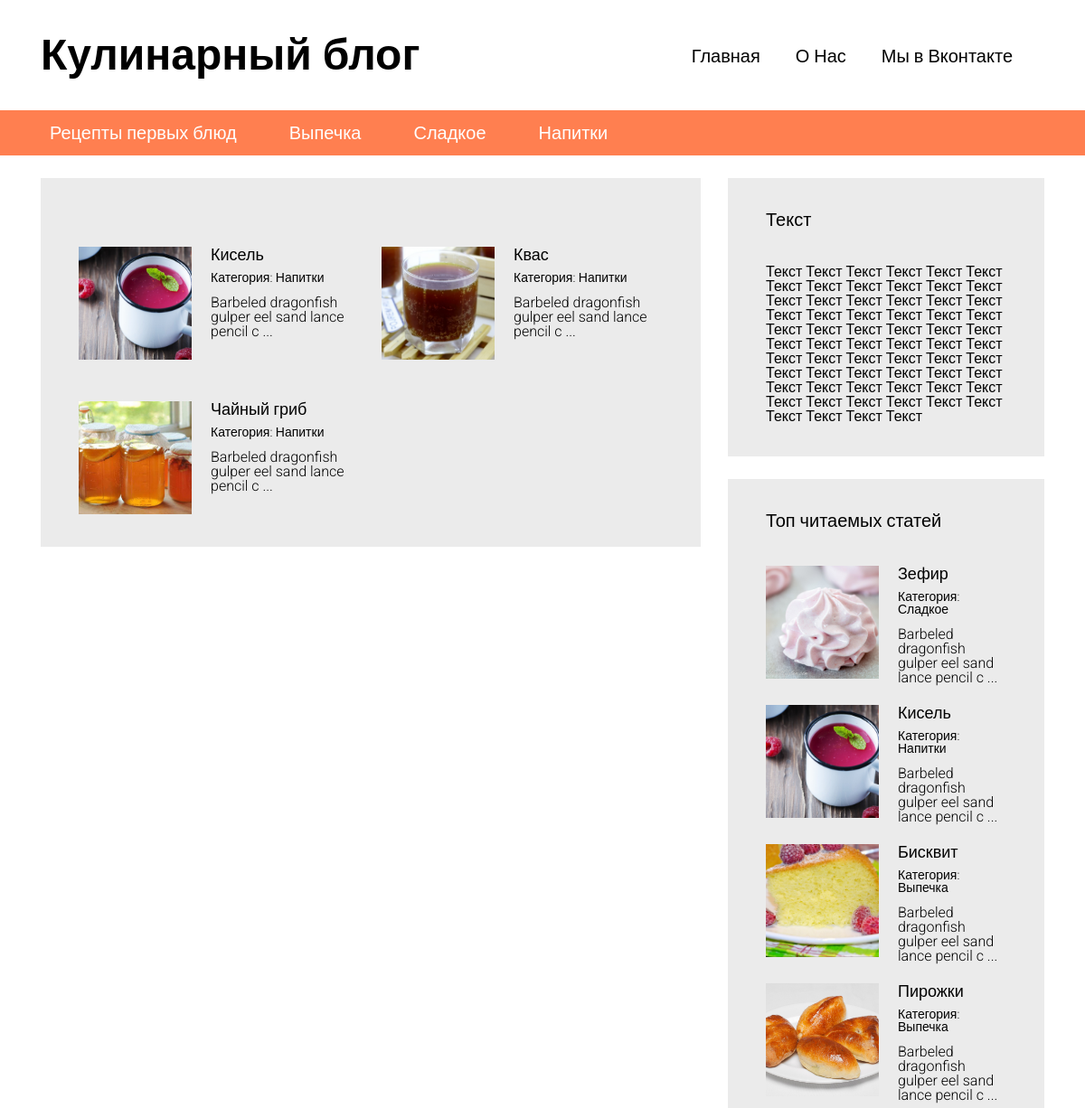
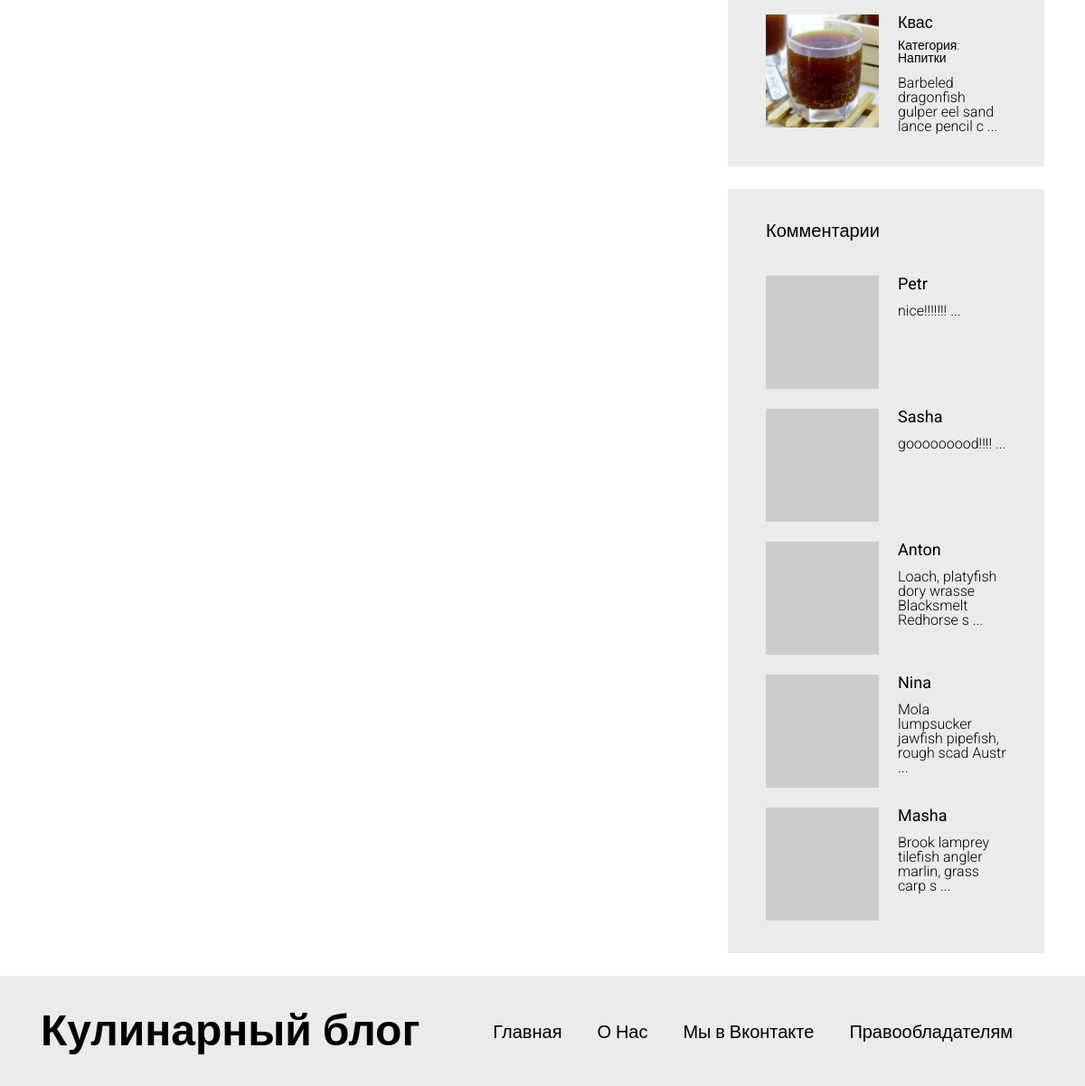
Page /articles.php?categorie=4 on the committed database (2 pictures, top to bottom).
### tables this page shows
CREATE TABLE `articles_categories` (
  `id` int(11) NOT NULL,
  `title` varchar(100) NOT NULL
);

CREATE TABLE `articles` (
  `id` int(11) NOT NULL,
  `title` varchar(255) DEFAULT NULL,
  `image` varchar(255) NOT NULL,
  `text` text,
  `categorie_id` int(11) DEFAULT NULL,
  `pubdate` datetime NOT NULL DEFAULT CURRENT_TIMESTAMP,
  `views` int(11) NOT NULL DEFAULT '0'
);

CREATE TABLE `comments` (
  `id` int(11) NOT NULL,
  `author` varchar(100) NOT NULL,
  `email` varchar(255) NOT NULL,
  `text` text NOT NULL,
  `pubdate` datetime NOT NULL DEFAULT CURRENT_TIMESTAMP,
  `articles_id` int(11) NOT NULL
);

### includes/config.php (called while the page is built, shortened)
<?php
$config=array(
	'title' => 'Кулинарный блог',
	'vk_url' => 'htttp://vk.com',
	'db' => array(
		'server' =>'localhost',
		'username' => 'root',
		'password' => '123',
		'name' => 'blog'
	)
);
 ?>

### articles.php (the view, shortened to what this page needs)
<?php
require "/includes/config.php"
 ?>
<!DOCTYPE html>
<html lang="en">
<head>
  <link rel="stylesheet" type="text/css" href="/assets/bootstrap-grid-only/css/grid12.css">
  <link rel="stylesheet" type="text/css" href="/css/style.css">
</head>
<body>
<div id="wrapper">
<?php include '/includes/header.php'; ?>
<div id="content">
<div class="container">
  <div class="row">
    <section class="content__left col-md-8">
      <div class="block">
        <div class="block__content">
          <div class="articles articles__horizontal">
             <?php
            $articles=mysqli_query($connection, "SELECT * FROM `articles` WHERE `categorie_id` = '".$_GET['categorie']."' ORDER  BY `id` ");
            ?>
            <?php
            while ($art=mysqli_fetch_assoc($articles))
            {
              ?>
                <article class="article">
                <div class="article__image" style="background-image: url(/static/images/<?php echo $art['image']; ?>);"></div>
                <div class="article__info">
                  <a href="/article.php?id=<?php echo $art['id']; ?>"><?php echo $art['title']; ?></a>
                  <div class="article__info__meta">
                    <?php
                    $art_cat=false;
                    foreach ($categories as $cat)
                    {
                      if ($cat['id']==$art['categorie_id']) {
                        $art_cat=$cat;
                        break;
                      }
                    }
                    ?>
                    <small>Категория: <a href="/articles.php?categorie=<?php echo $art_cat['id']; ?>"> <?php echo $art_cat['title']; ?></a></small>
                  </div>
                <div class="article__info__preview"><?php echo mb_substr($art['text'], 0, 50, 'utf-8') ." ..."; ?></div>
                </div>
              </article>
              <?php
            }
            ?>
          </div>
        </div>
      </div>
    </section>
    <section class="content__right col-md-4">
      <?php require "/includes/sidebar.php" ?>
    </section>
  </div>
</div>
</div>
    <? include '/includes/footer.php' ?>
</div>
</body>
</html>

### includes/header.php
<header id="header">
<div class="header__top">
  <div class="container">
    <div class="header__top__logo">
      <h1><?php echo $config['title'];  ?></h1>
    </div>
    <nav class="header__top__menu">
      <ul>
        <li><a href="/">Главная</a></li>
        <li><a href="/pages/about_us.php">О Нас</a></li>
        <li><a href="<?php echo $config['vk_url'] ?>" target="_blank">Мы в Вконтакте</a></li>
      </ul>
    </nav>
  </div>
</div>
<?php
  $categories_q=mysqli_query($connection, "SELECT * FROM `articles_categories`");
  $categories=array();
  while($cat=mysqli_fetch_assoc($categories_q))
  {
    $categories[]=$cat;
  }
 ?>
<div class="header__bottom">
  <div class="container">
    <nav>
      <ul>
        <?php
        foreach($categories as $cat)
        {
          ?>
          <li><a href="/articles.php?categorie=<?php echo $cat['id']; ?>"><?php echo $cat['title']; ?></a></li>
          <?php
        }
        ?>
      </ul>
    </nav>
  </div>
</div>
</header>

### includes/sidebar.php (shortened to what this page needs)
<div class="block">
    <h3>Текст</h3>
    <div class="block__content">
      Текст Текст Текст Текст Текст Текст Текст Текст Текст Текст Текст Текст Текст Текст Текст Текст Текст Текст Текст Текст Текст Текст Текст Текст Текст Текст Текст Текст Текст Текст Текст Текст Текст Текст Текст Текст Текст Текст Текст Текст Текст Текст Текст Текст Текст Текст Текст Текст Текст Текст Текст Текст Текст Текст Текст Текст Текст Текст Текст Текст Текст Текст Текст Текст
    </div>
</div>
<div class="block">
    <h3>Топ читаемых статей</h3>
    <div class="block__content">
      <div class="articles articles__vertical">
        <?php
        $articles=mysqli_query($connection, "SELECT * FROM `articles`  ORDER  BY `views` DESC LIMIT 5");
        ?>
        <?php
        while ($art=mysqli_fetch_assoc($articles))
        {
          ?>
          <article class="article">
            <div class="article__image" style="background-image: url(/static/images/<?php echo $art['image']; ?>);"></div>
            <div class="article__info">
              <a href="/article.php?id=<?php echo $art['id']; ?>"><?php echo $art['title']; ?></a>
              <div class="article__info__meta">
                <?php
                $art_cat=false;
                foreach ($categories as $cat)
                {
                  if ($cat['id']==$art['categorie_id']) {
                    $art_cat=$cat;
                    break;
                  }
                }
                ?>
                <small>Категория: <a href="/articles.php?categorie=<?php echo $art_cat['id']; ?>"> <?php echo $art_cat['title']; ?></a></small>
              </div>
            <div class="article__info__preview"><?php echo mb_substr($art['text'], 0, 50, 'utf-8') ." ..."; ?></div>
            </div>
          </article>
          <?php
        }
        ?>
    </div>
  </div>
</div>
<div class="block">
        <h3>Комментарии</h3>
        <div class="block__content">
          <div class="articles articles__vertical">
            <?php
        $comments=mysqli_query($connection, "SELECT * FROM `comments`  ORDER  BY `id` DESC LIMIT 5");
        ?>
        <?php
        while ($comment=mysqli_fetch_assoc($comments))
        {
          ?>
          <article class="article">
            <div class="article__image" style="background-image: url(http://www.gravatar.com/avatar/<?php echo md5($comment['email']); ?>);"></div>
            <div class="article__info">
              <a href="/article.php?id=<?php echo $comment['articles_id']; ?>"><?php echo $comment['author'] ?></a>
            <div class="article__info__preview"><?php echo mb_substr($comment['text'], 0, 50, 'utf-8') ." ..."; ?></div>
            </div>
          </article>
          <?php
        }
        ?>
      </div>
  </div>
</div>

### css/style.css (style rules this page uses)
html, body, div, span, applet, object, iframe, h1, h2, h3, h4, h5, h6, p, blockquote, pre, a, abbr, acronym, address, big, cite, code, del, dfn, em, img, ins, kbd, q, s, samp, small, strike, strong, sub, sup, tt, var, b, u, i, center, dl, dt, dd, ol, ul, li, fieldset, form, label, legend, table, caption, tbody, tfoot, thead, tr, th, td, article, aside, canvas, details, embed, figure, figcaption, footer, header, hgroup, menu, nav, output, ruby, section, summary, time, mark, audio, video { margin: 0; padding: 0; border: 0; font-size: 100%; font: inherit; vertical-align: baseline; }
article, aside, details, figcaption, figure, footer, header, hgroup, menu, nav, section { display: block; }
body { line-height: 1; }
ol, ul { list-style: none; }
h1 { font-size: 48px; font-weight: bold; }
h3 { font-size: 20px; font-weight: bold; }
body { font-family: 'Roboto', sans-serif; }
#header { margin-bottom: 25px; }
#header .header__top { padding: 37px 0; }
#header .header__top .header__top__logo { float: left; }
#header .header__top .header__top__menu { padding-top: 15px; text-align: right; }
#header .header__top .header__top__menu ul > li { display: inline-block; margin-right: 35px; }
#header .header__top .header__top__menu ul > li > a { font-size: 20px; text-decoration: none; color: black; }
#header .header__bottom { height: 50px; background-color: #FF7F50; line-height: 50px; }
#header .header__bottom nav ul > li { display: inline-block; margin-right: 34px; }
#header .header__bottom nav ul > li > a { color: white; font-size: 20px; text-decoration: none; padding: 3px 10px; }
.block { background-color: #ebebeb; padding: 36px 42px; margin-bottom: 25px; }
.block > h3 { font-weight: normal; }
.block .block__content { padding-top: 40px; }
.articles.articles__horizontal { font-size: 0; margin: -12px; }
.articles.articles__horizontal .article { margin-bottom: 22px; display: inline-block; vertical-align: top; width: 50%; font-size: 16px; padding: 12px; }
.articles.articles__vertical .article { margin-bottom: 22px; }
.articles .article:last-child { margin-bottom: 0; }
.articles .article:after { visibility: hidden; display: block; font-size: 0; content: " "; clear: both; height: 0; }
.articles .article .article__image { width: 125px; height: 125px; overflow: hidden; background-color: black; float: left; background-repeat: no-repeat; background-size: cover; background-position: center center; }
.articles .article .article__info { margin-left: 125px; padding-left: 21px; }
.articles .article .article__info > a { color: black; font-size: 18px; font-weight: normal; text-decoration: none; }
.articles .article .article__info > .article__info__meta { font-size: 14px; font-weight: 300; margin-top: 9px; margin-bottom: 13px; }
.articles .article .article__info > .article__info__meta a { color: black; text-decoration: none; }
.articles .article .article__info > .article__info__preview { font-size: 16px; font-weight: 300; }

### rows in the picture
articles_categories: title "Рецепты первых блюд"
articles_categories: title "Выпечка"
articles_categories: title "Сладкое"
articles_categories: title "Напитки"
articles: image (picture), title "Кисель", text "Barbeled dragonfish gulper eel sand lance pencil c"
articles: image (picture), title "Квас", text "Barbeled dragonfish gulper eel sand lance pencil c"
articles: image (picture), title "Чайный гриб", text "Barbeled dragonfish gulper eel sand lance pencil c"
articles: image (picture), title "Зефир", text "Barbeled dragonfish gulper eel sand lance pencil c"
articles: image (picture), title "Бисквит", text "Barbeled dragonfish gulper eel sand lance pencil c"
articles: image (picture), title "Пирожки", text "Barbeled dragonfish gulper eel sand lance pencil c"
comments: author "Petr", text "nice!!!!!!!"
comments: author "Sasha", text "gooooooood!!!!"
comments: author "Anton", text "Loach, platyfish dory wrasse Blacksmelt Redhorse s"
comments: author "Nina", text "Mola lumpsucker jawfish pipefish, rough scad Austr"
comments: author "Masha", text "Brook lamprey tilefish angler marlin, grass carp s"

### other values in the picture
$config['title'] "Кулинарный блог"
